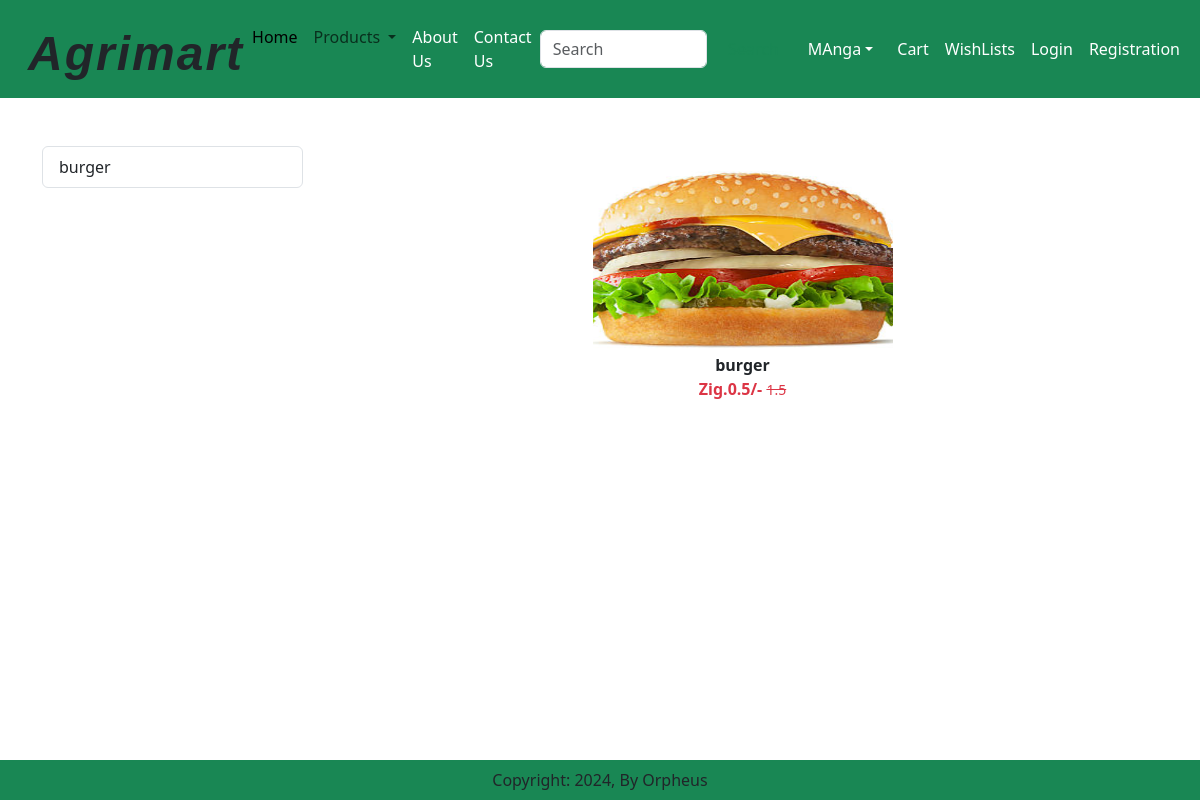
/category/CR, run on the app's committed database.
### farm_market/models.py (models this page shows, shortened)
class Product(models.Model):
    farmer = models.ForeignKey(Farmer, related_name='products', on_delete=models.CASCADE)
    title = models.CharField(max_length=100)
    description = models.TextField()
    price = models.DecimalField(max_digits=10, decimal_places=2)
    quantity = models.IntegerField()
    selling_price = models.FloatField(default=0.0)
    discounted_price = models.FloatField(default=0.0)
    composition = models.TextField(default="")
    prodapp = models.TextField(default="")
    category = models.CharField(choices=CATEGORY_CHOICES, max_length=5, default='DEF')
    product_image = models.ImageField(upload_to="product", null=True, blank=True)

### farm_market/views.py (the view)
# urls.py: path('category/<slug:val>', CategoryView.as_view(), name='category'),
class CategoryView(View):
    def get(self,request, val):
        product = Product.objects.filter(category=val)
        title = Product.objects.filter(category=val).values('title').annotate(total= Count('title'))
        return render(request, "farm_market/category.html", locals())

### farm_market/templates/farm_market/category.html (shortened to what this page needs)
{% extends "farm_market/index.html" %}
{% load static %}
{% block maincontent %}
<div class="container my-5">
    <div class="row">
        <div class="col-sm-3">
            <div class="list-group">
                {% for val in title %}
                <a href="#" class="list-group-item list-group-item-action" aria-current="true">
                    {{ val.title }}
                </a>
                {% endfor %}
            </div>
        </div>
        <div class="col-sm-9">
            <div class="row">
                {% for prod in product %}
                <div class="col text-center mb-4">
                    <a href="{% url "product_detail" prod.id %}" class="btn">
                        <div>
                            {% if prod.product_image %}
                                <img src="{{ prod.product_image.url }}" width="300px" height="200px" alt="{{ prod.title }}">
                                <div class="fw-bold">{{ prod.title }}</div>
                                <div class="fw-bold text-danger">
                                    Zig.{{ prod.discounted_price }}/-
                                    <small class="fw-light text-decoration-line-through">
                                        {{ prod.selling_price }}
                                    </small>
                                </div>
                            {% else %}
                                <p>No image available</p>
                            {% endif %}
                        </div>
                    </a>
                </div>
                {% endfor %}
            </div>
        </div>
    </div>
</div>
{% endblock maincontent %}

### farm_market/templates/farm_market/index.html (shortened to what this page needs)
<!DOCTYPE html>
{% load static %}
<html lang="en">
<head>
    <link href="https://cdn.jsdelivr.net/npm/bootstrap@5.3.3/dist/css/bootstrap.min.css" rel="stylesheet"
>
    <link rel="stylesheet" href="{% static 'farm_market/css/owl.carousel.min.css' %}"/>
    <link rel="stylesheet" href="{% static 'farm_market/css/all.min.css' %}"/>
    <link rel="stylesheet" href="{% static 'farm_market/css/style.css' %}"/>
</head>
<body>
    <nav class="navbar navbar-expand-lg navbar-darkred bg-success">
        <div class="container-fluid">
          <div class="animated-word"> <i>Agrimart</i> </div>
          <div class="collapse navbar-collapse" id="navbarSupportedContent">
            <ul class="navbar-nav me-auto mb-2 mb-lg-0">
              <li class="nav-item">
                <a class="nav-link active" aria-current="page" href="/home">Home</a>
              </li>
              <li class="nav-item dropdown">
                <a class="nav-link dropdown-toggle" href="#" role="button" data-bs-toggle="dropdown" aria-expanded="false">
                  Products
                </a>
              </li>
              <li class="nav-item">
                <a class="nav-link text-white" href="{% url 'about'  %}">About Us</a>
              </li>
              <li class="nav-item">
                <a class="nav-link text-white" href="{% url 'contact'  %}">Contact Us</a>
              </li>
            </ul>
            <form class="d-flex" role="search">
              <input class="form-control me-2" type="search" placeholder="Search" aria-label="Search">
              <button class="btn btn-outline-success" type="submit">Search</button>
            </form>
          </div>
          <ul class="navbar-nav me-auto mb-2 mb-lg-0">
            <li class="nav-item dropdown mx-2">
                <a class="nav-link dropdown-toggle text-white" href="#" role="button" data-bs-toggle="dropdown" aria-expanded="false" >MAnga</a>
            </li>
            <li class="nav-item mx - 2">
                <a href="#" class="nav-link text-white">Cart </a>
            </li>
            <li class="nav-item mx - 2">
                <a href="#" class="nav-link text-white">WishLists</a>
            </li>
            <li class="nav-item mx - 2">
                <a href="{% url "login" %}" class="nav-link text-white">Login </a>
            </li>
            <li class="nav-item mx - 2">
                <a href="{% url "customerregistration" %}" class="nav-link text-white">Registration </a>
            </li>
          </ul>
        </div>
      </nav>
    {% block maincontent %}
    {% endblock maincontent %}
    <footer class="container-fluid fixed-bottom bg-success text-center p-2 mt-5">
        Copyright: 2024, By Orpheus
    </footer>
</body>
</html>

### farm_market/templates/farm_market/index.html (style rules this page uses)
.animated-word { font-size: 3em; font-family: 'Arial', sans-serif; font-weight: bold; animation: color-change 3s infinite; letter-spacing: 2px; text-align: center; margin-top: 10px; }

### data on the page
Product: product_image (picture), title "burger", discounted_price "0.5", selling_price "1.5"

### other printed values
{{ val.title }} "burger"
